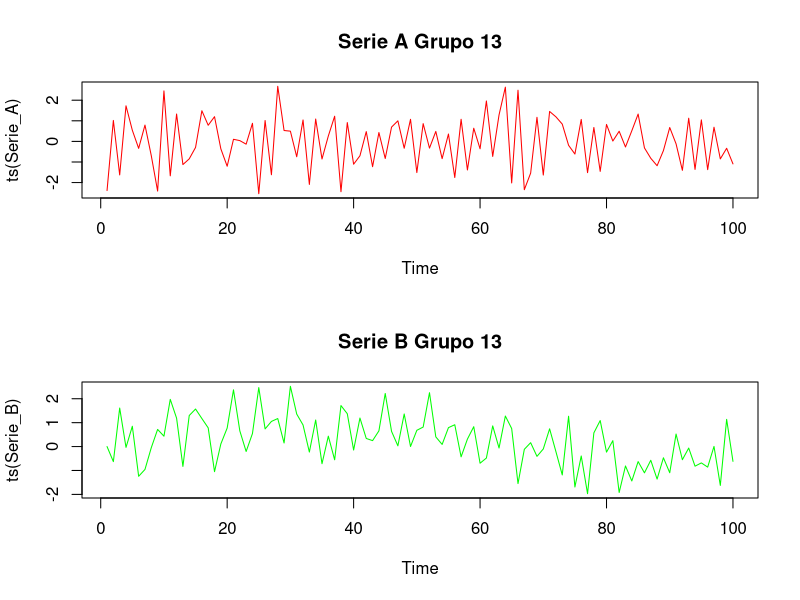
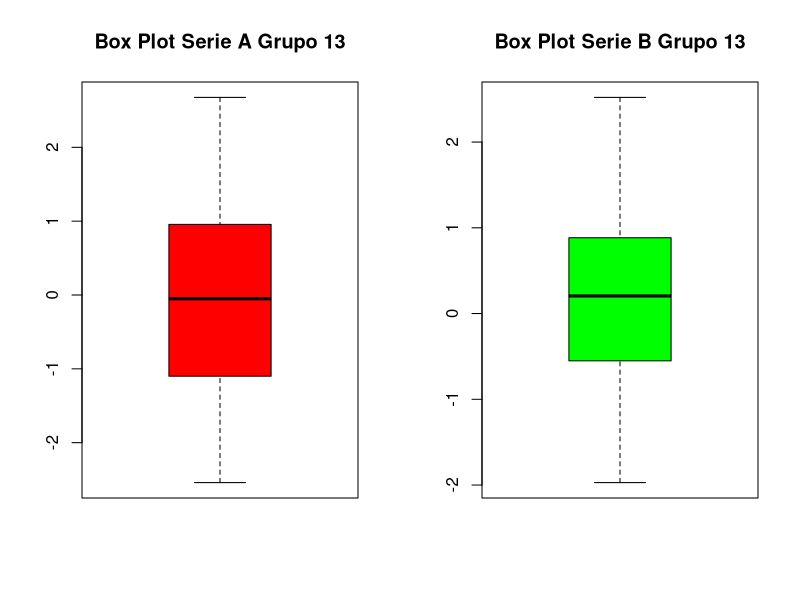
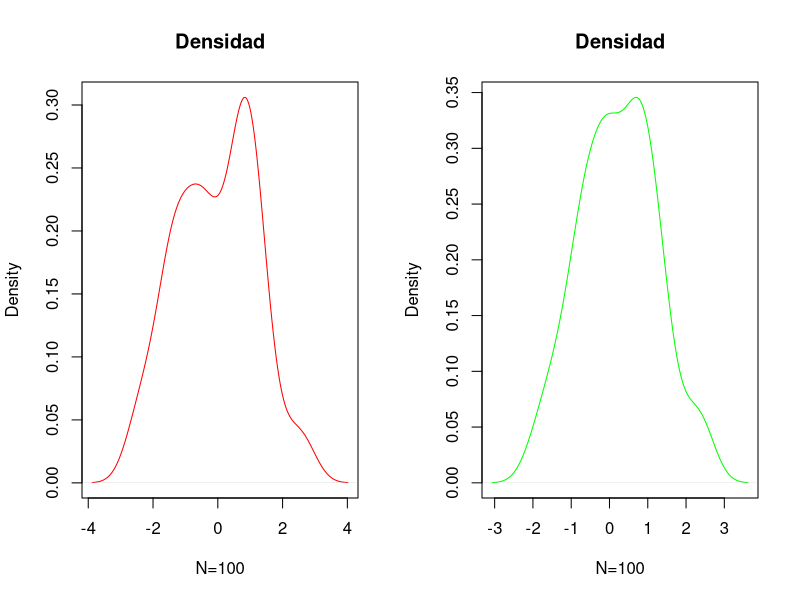
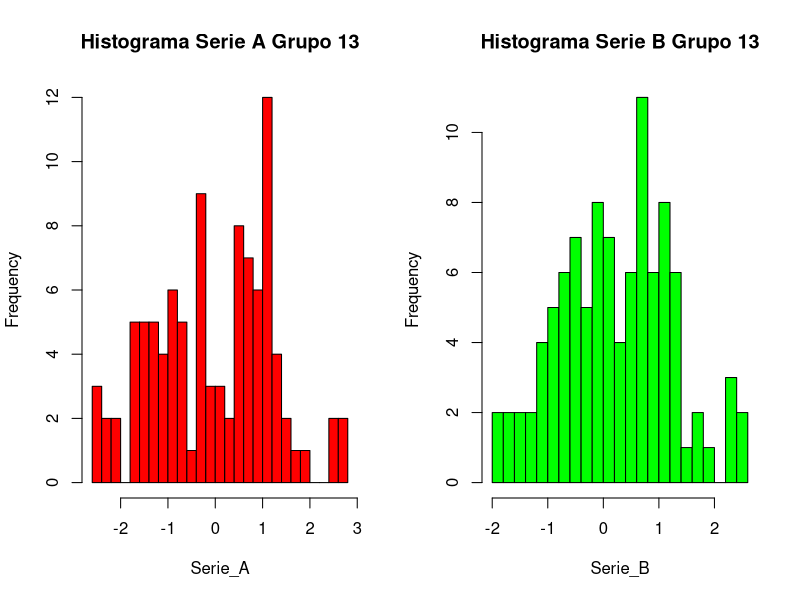
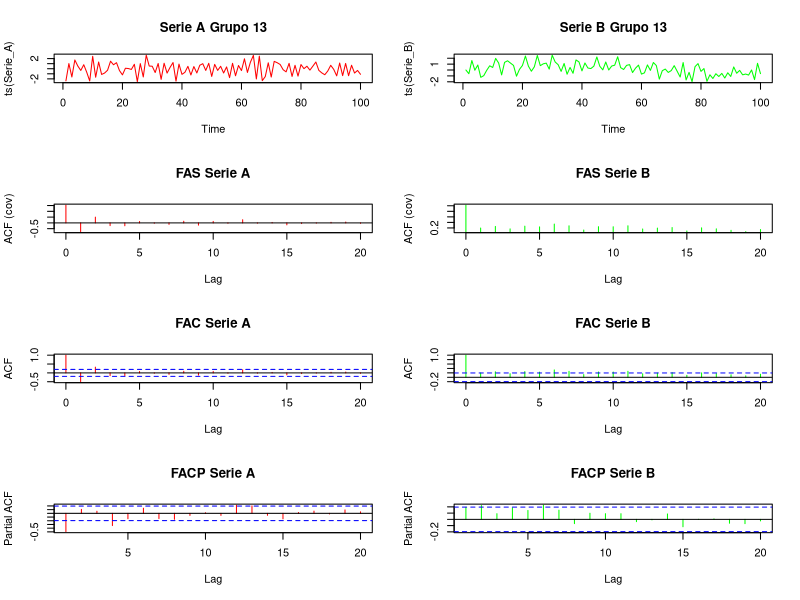

Source code (R) for these figures, in order: (Note: this script raises an error after producing the figures.)
#Bajamos la Data del trabajo practico

library(tseries)
library(urca)
library(ggplot2)
library(forecast)

Data<-read.csv2(file = "Grupo 13.csv")

attach(Data)

Data1<-ts(Data,class = "ts") #Creamos la serie de tiempo de la data. Me mantiene el nombre original

#Graficamos ambas series de tiempo. 
#En primera instancia, la serie A es estacionaria, pero no lo es la serie B
par(mfrow = c(2,1))
plot(ts(Serie_A), main = "Serie A Grupo 13", col = "red") 
plot(ts(Serie_B), main = "Serie B Grupo 13", col = "green")

#Instalar el paquete "psych" para poder utilizar la funcion describe
library(psych)
#ANÁLISIS DESCRIPTIVO#
Analisis.1<-describe(Data1,quant = c(0,0.25,0.5,0.75,1)) #Analisis descriptivo
#skew es la asmimetria. Se encuentran cercanos a 0

#Analizamos la Kurtosis de ambas series
Kurtosis<-kurtosi(Data1) #Ambas son planicurticas

#Varianza
Varianza<-var(Data1)
colnames(Varianza)<-c("Var Serie A", "Var Serie B")

#Unificamos lo calculado hasta ahora
Analisis.Total<-data.frame(Analisis.1,Kurtosis,Varianza) 

#Graficamos el Boxplot
par(mfrow = c(1,2))
boxplot(Serie_A,main = "Box Plot Serie A Grupo 13", col = "red")
boxplot(Serie_B,main = "Box Plot Serie B Grupo 13", col = "green")

#Densidad
par(mfrow = c(1,2))
plot(density(Serie_A),main="Densidad",xlab="N=100",col="red")
plot(density(Serie_B),main="Densidad",xlab="N=100",col="green")

#Histograma
hist(Serie_A, breaks=20, main="Histograma Serie A Grupo 13", col="red")
hist(Serie_B,breaks=20, main="Histograma Serie B Grupo 13", col="green")

#FAS, FAC y FACP
par(mfrow = c(4,2))
plot(ts(Serie_A), main = "Serie A Grupo 13", col = "red") 
plot(ts(Serie_B), main = "Serie B Grupo 13", col = "green")
acf(Serie_A, type="covariance", main="FAS Serie A", col="red")
acf(Serie_B, type="covariance", main="FAS Serie B", col="green")
acf(Serie_A, main = "FAC Serie A", col = "red")
acf(Serie_B, main = "FAC Serie B", col = "green")
pacf(Serie_A, main = "FACP Serie A", col = "red") 
pacf(Serie_B, main = "FACP Serie B", col = "green") 
#Otra vez, en primera instancia la serie B no es estacionaria

##### SERIE A #####
auto.arima(Serie_A, stepwise = FALSE, approximation = FALSE)
#Segun auto.arima, el mejor modelo es una MA(3)
ndiffs(Serie_A)
#Segun ndiffs, no hay que diferenciar la serie

#Test de Dickey Fuller
#Para el estadistico de prueba
none.df<-ur.df(Serie_A,type="none",lags=5,selectlags=c("AIC"))
drift.df<-ur.df(Serie_A,type="drift",lags=5,selectlags=c("AIC"))
trend.df<-ur.df(Serie_A,type="trend",lags=5,selectlags=c("AIC"))

#Para los valores criticos
Detalle_none_df<-summary(none.df)
Detalle_drift_df<-summary(drift.df)
Detalle_trend_df<-summary(trend.df)

#Para ver si es estacionario sin tendencia ni termino independiente
for (i in 1:length(Detalle_none_df@cval)) {
  Resultado_none<-none.df@teststat<Detalle_none_df@cval[1,i]
  print(Resultado_none)  
  if (Resultado_none == TRUE) {
    print("Es estacionario")
  }else{
    print("No es estacionario")
  }
}

#Para ver si es estacionario sin tendencia pero con termino independiente
for (i in 1:length(Detalle_drift_df@cval[1,])) {
  Resultado_drift<-drift.df@teststat[1,1]<Detalle_drift_df@cval[1,i]
  print(Resultado_drift)  
  if (Resultado_drift == TRUE) {
    print("Es estacionario")
  }else{
    print("No es estacionario")
  }
}

#Para ver si es estacionario con tendencia y con termino independiente
for (i in 1:length(Detalle_trend_df@cval[1,])) {
  Resultado_trend<-trend.df@teststat[1,1]<Detalle_trend_df@cval[1,i]
  print(Resultado_trend)  
  if (Resultado_trend == TRUE) {
    print("Es estacionario")
  }else{
    print("No es estacionario")
  }
}



#Esto es un intento de obtener los AIC y los BIC de varios modelos ARIMA sin necesidad de hacer 1 por 1. Todavia no esta terminado\

for (i in 0:5) {
  for(j in 0:5){
    if(j!=0 | i!=0){
      m<-arima(Serie_A,order=c(i,0,j))
      Modelo_Serie_A<-cbind(AIC(m),BIC(m))
      rownames(Modelo_Serie_A)<-print(paste("Modelo",i,j))
      colnames(Modelo_Serie_A)<-c("AIC","BIC")
      print(Modelo_Serie_A)
    }
  }
} #Siempre se selecciona el modelos con menor AIC y con menos BIC

#El Modelo MA(3) es el que mejor ajusta, y un modelos MA siempre es estacionario

#Observamos la FAC y la FACP de los residuos del modelo seleccionado
par(mfrow = c(2,2))
plot(acf(MA_3$residuals),main = "Autocorrelacion Modelo MA(3)")
plot(pacf(MA_3$residuals),main = "Autocorrelacion parcial Modelo MA(3)")

#Hacemos analisis del modelo selecionado

#Test sobre los coeficientes del modelo
#Ho: Algun tita i es = 0
#H1: Los tita i distintos de 0
Test_Coef_MA_3<-t.test(MA_3$coef)
Test_Coef_MA_3 #El test, indica que la H1 es verdadera, por lo tanto los coeficientes son distintos de 0


#Test de Ljung=Box
#Utilice el estadístico q de Ljung-Box para comprobar si una serie de observaciones en un período de tiempo específico son aleatorias e independientes.
#...Si las observaciones no son independientes, una observación puede estar correlacionada con otra observación k unidades de tiempo después,... 
#...una relación que se denomina autocorrelación.

#Ho: las autocorrelaciones son iguales a 0. Es decir, los datos son independientes
#H1: No todos los datos son independientes

#Si p-value > alpha. No rechazo Ho

Lyung_Box_MA_3<-Box.test(MA_3$residuals,type = "Ljung-Box",lag = 1)
Lyung_Box_MA_3 #El p-value es mayor a 0.05, por lo tanto no rechazo HO y se puede decir, que no hay autocorrelacion entre los residuos


#Test de Jarque Bera
#La prueba de Jarque-Bera es una prueba de bondad de ajuste para comprobar si una muestra de datos tiene la asimetría y la curtosis de una distribución normal.
#Ho: Los errores tienen una distribucion normal
#H1: no especifica

#Si p-value > alpha. No rechazo Ho

Jarque_Bera_MA_3<-jarque.bera.test(MA_3$residuals)
Jarque_Bera_MA_3

#Ho: Los errores tienen una distribucion normal
#H1: no especifica

#Si p-value > alpha. No rechazo Ho
Test_Shapiro_MA_3<-shapiro.test(MA_3$residuals)
Test_Shapiro_MA_3

#Tanto el test de JB y el Shapiro, se rechaza la Ho de que siguen una distribucion normal

par(mfrow = c(2,2)) #Para poder comparar las distitntas predicciones
#Predicción para un horizonte
Pre1<-forecast(MA_3, level = c(95,97.5,99), h = 1)
plot(Pre1, main = "Prediccion 1 periodo")
P1<-as.data.frame(Pre1)
P1<-data.frame(P1[,6],P1[,4],P1[,2],P1[,1],P1[,3],P1[,5],P1[,7])
colnames(P1)<-c("LI 99%","LI 97,5%","LI 95%","Predicción","LS 95%","LS 97,5%","LS 99%")
P1
#Predicción para dos horizontes
Pre2<-forecast(MA_3, level = c(95,97.5,99), h = 2)
plot(Pre2,main = "Prediccion 2 periodos")
P2<-as.data.frame(Pre2)
P2<-data.frame(P2[,6],P2[,4],P2[,2],P2[,1],P2[,3],P2[,5],P2[,7])
colnames(P2)<-c("LI 99%","LI 97,5%","LI 95%","Predicción","LS 95%","LS 97,5%","LS 99%")
P2
#Predicción para cinco horizontes.
Pre5<-forecast(MA_3, level = c(95,97.5,99), h = 5)
plot(Pre5, main = "Prediccion 5 periodos")
P5<-as.data.frame(Pre5)
P5<-data.frame(P5[,6],P5[,4],P5[,2],P5[,1],P5[,3],P5[,5],P5[,7])
colnames(P5)<-c("LI 99%","LI 97,5%","LI 95%","Predicción","LS 95%","LS 97,5%","LS 99%")
P5
#Predicción para diez horizontes.
Pre10<-forecast(MA_3, level = c(95,97.5,99), h = 10)
plot(Pre10, main = "Prediccion 10 periodos")
P10<-as.data.frame(Pre10)
P10<-data.frame(P10[,6],P10[,4],P10[,2],P10[,1],P10[,3],P10[,5],P10[,7])
colnames(P10)<-c("LI 99%","LI 97,5%","LI 95%","Predicción","LS 95%","LS 97,5%","LS 99%")
rownames(P10)<-c(1:10)


par(mfrow=c(2,2))
plot(MA_3$residuals,col="red",main="Residuos MA(3)")
hist(MA_3$residuals,main="Histograma de los residuos")
acf(MA_3$residuals,col="red",main="FAC de residuos")
pacf(MA_3$residuals,col="red",main="FACP de Residuos")







#Prueba de Dickey-Fuller Aumentado Serie B
none.df<-ur.df(Serie_B_Diff,type="none",lags=5,selectlags=c("AIC"))
drift.df<-ur.df(Serie_B_Diff,type="drift",lags=5,selectlags=c("AIC"))
trend.df<-ur.df(Serie_B_Diff,type="trend",lags=5,selectlags=c("AIC"))

summary(none.df)
summary(drift.df)
summary(trend.df)

adf.test(Serie_B_Diff)

par(mfrow = c(2,1))
plot(ts(Serie_A), main = "Serie A Grupo 13", col = "red")
plot(ts(Serie_B_Diff), main = "Serie B Dif Grupo 13", col = "green") #Parece ser estacionaria por el momento

#Se compara nuevamente los box plot
par(mfrow = c(1,2))
boxplot(Serie_A,main = "Box Plot Serie A Grupo 13", col = "red")
boxplot(Serie_B_Diff,main = "Box Plot Serie B Dif Grupo 13", col = "green")

#Se vuelve a graficar la FAS, FAC y FACP
par(mfrow = c(3,2))
acf(Serie_A, main = "FAC Serie A", col = "red")
acf(Serie_B_Diff, main = "FAC Serie B Dif", col = "green")
pacf(Serie_A, main = "FACP Serie A", col = "red") 
pacf(Serie_B_Diff, main = "FACP Serie B Dif", col = "green") #Ahora si parece ser estacionario  


-#Modelizamos ---> Primero hay que testear
#Hay una forma simple de hacerla, que es con una funcion de AUTO.ARIMA, que nos dice el mejor modelo. Pero para comparar, se va a hacer completo

auto.arima(Serie_A,stationary = TRUE) #stationary TRUE para que me indique modelos estacionarioa 
#El modelo nos da un MA(3), y una MA siempre es estacionario.

M1_SerieA<-arima(Serie_A,order = c(1,0,0))
M1_SerieA

M2_SerieA<-arima(Serie_A,order = c(0,0,1))
M2_SerieA

M3_SerieA<-arima(Serie_A,order = c(1,0,1))
M3_SerieA

M3_SerieA<-arima(Serie_A,order = c(2,0,1))
M3_SerieA

M4_SerieA<-arima(Serie_A,order = c(1,0,2))
M4_SerieA

M5_SerieA<-arima(Serie_A,order = c(2,0,2))
M5_SerieA

M6_SerieA<-arima(Serie_A,order = c(3,0,0))
M6_SerieA

M7_SerieA<-arima(Serie_A,order = c(3,0,1))
M7_SerieA

M8_SerieA<-arima(Serie_A,order = c(0,0,3))
M8_SerieA

M9_SerieA<-arima(Serie_A,order = c(1,0,3))
M9_SerieA

M10_SerieA<-arima(Serie_A,order = c(3,0,3))
M10_SerieA

M11_SerieA<-arima(Serie_A,order = c(1,1,1))
M11_SerieA

M12_SerieA<-arima(Serie_A,order = c(2,1,1))
M12_SerieA

M13_SerieA<-arima(Serie_A,order = c(1,1,2))
M13_SerieA

M14_SerieA<-arima(Serie_A,order = c(2,1,2))
M14_SerieA

Serie_A_aic<-rbind(AIC(M1_SerieA,M2_SerieA,M3_SerieA,M4_SerieA,M5_SerieA,M6_SerieA,M7_SerieA,M8_SerieA,M9_SerieA,M10_SerieA),AIC(M11_SerieA,M12_SerieA,M13_SerieA,M14_SerieA))
Serie_A_bic<-rbind(BIC(M1_SerieA,M2_SerieA,M3_SerieA,M4_SerieA,M5_SerieA,M6_SerieA,M7_SerieA,M8_SerieA,M9_SerieA,M10_SerieA),BIC(M11_SerieA,M12_SerieA,M13_SerieA,M14_SerieA))

Modelo_Serie_A<-cbind(Serie_A_aic,Serie_A_bic)
Modelo_Serie_A
M8_SerieA

#Observamos la FAC y la FACP de los residuos del modelo seleccionado
par(mfrow = c(2,2))
plot(acf(M8_SerieA$residuals))
plot(pacf(M8_SerieA$residuals))

#Hacemos analisis del modelo selecionado

#Test sobre los coeficientes del modelo
#Ho: Algun tita i es = 0
#H1: Los tita i distintos de 0
Test_Coef_M8<-t.test(M8_SerieA$coef)
Test_Coef_M8 #El test, indica que la H1 es verdadera, por lo tanto los coeficientes son distintos de 0


#Test de Ljung=Box
#Utilice el estadístico q de Ljung-Box para comprobar si una serie de observaciones en un período de tiempo específico son aleatorias e independientes.
#...Si las observaciones no son independientes, una observación puede estar correlacionada con otra observación k unidades de tiempo después,... 
#...una relación que se denomina autocorrelación.

#Ho: las autocorrelaciones son iguales a 0. Es decir, los datos son independientes
#H1: No todos los datos son independientes

#Si chi-cuadrado > alpha. No rechazo Ho

Lyung_Box_Serie_A<-Box.test(M8_SerieA$residuals,type = "Ljung-Box",lag = 1)
Lyung_Box_Serie_A #El p-value es mayor a 0.05, por lo tanto no rechazo HO y se puede decir, que no hay autocorrelacion entre los residuos
